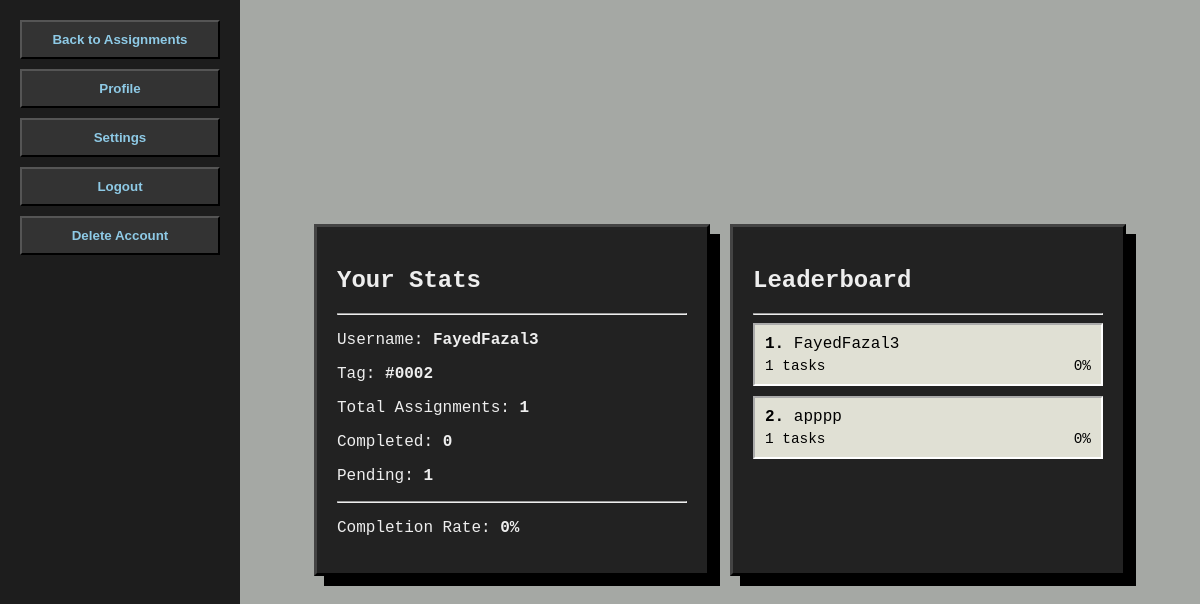
The page /stats (signed in) on the database as committed earlier.
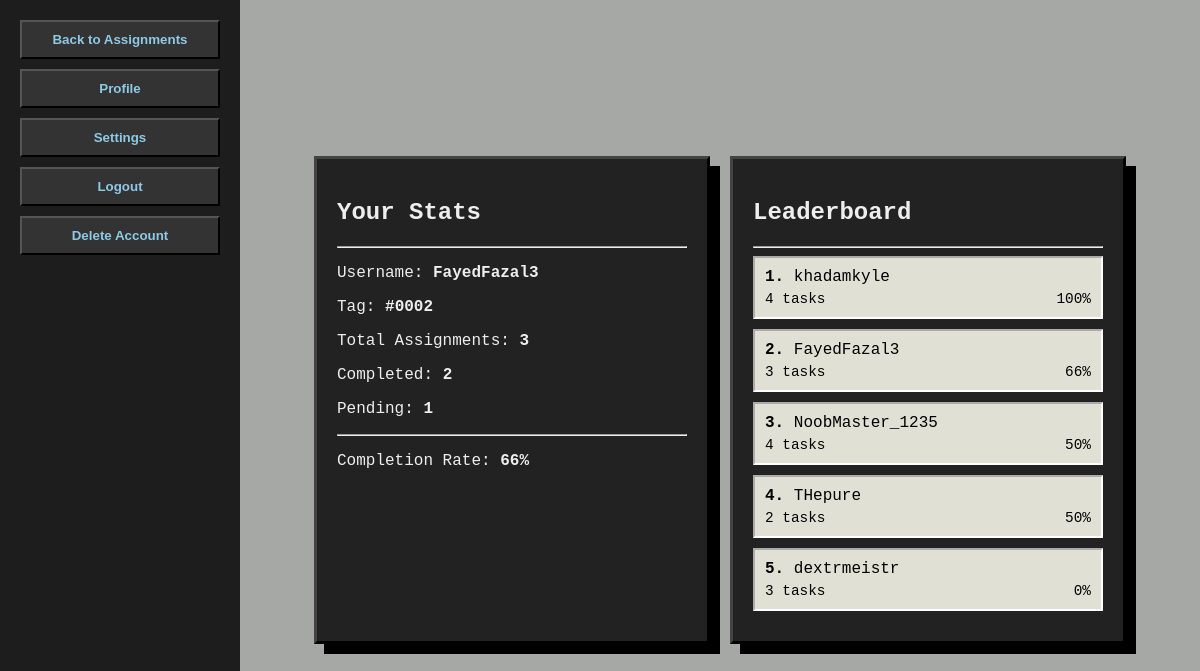
The same page on the database as committed later.
### tables this page shows
CREATE TABLE users (
                id INTEGER PRIMARY KEY AUTOINCREMENT,
                username TEXT UNIQUE NOT NULL,
                tag TEXT UNIQUE NOT NULL,
                pfp_url TEXT NOT NULL,
                dark_mode INTEGER NOT NULL DEFAULT 0
            );

### app.py (the view)
@app.route('/stats')
def stats():
    user = get_current_user()
    if not user:
        return redirect(url_for('login'))
    total, completed = count_assignments(user['id'])
    pending = total - completed
    percent = int((completed / total) * 100) if total else 0
    leaderboard = get_leaderboard()
    return render_template(
        'stats.html',
        user=user,
        total=total,
        completed=completed,
        pending=pending,
        percent=percent,
        leaderboard=leaderboard,
    )

### app.py (called while the page is built)
def get_db():
    conn = sqlite3.connect(app.config['DATABASE'])
    conn.row_factory = sqlite3.Row
    return conn

def init_db():
    with get_db() as conn:
        conn.execute(
            '''
            CREATE TABLE IF NOT EXISTS users (
                id INTEGER PRIMARY KEY AUTOINCREMENT,
                username TEXT UNIQUE NOT NULL,
                tag TEXT UNIQUE NOT NULL,
                pfp_url TEXT NOT NULL,
                dark_mode INTEGER NOT NULL DEFAULT 0
            )
            '''
        )
        conn.execute(
            '''
            CREATE TABLE IF NOT EXISTS assignments (
                id INTEGER PRIMARY KEY AUTOINCREMENT,
                user_id INTEGER NOT NULL,
                task TEXT NOT NULL,
                due TEXT NOT NULL,
                difficulty TEXT NOT NULL,
                completed INTEGER NOT NULL DEFAULT 0,
                FOREIGN KEY(user_id) REFERENCES users(id)
            )
            '''
        )

@app.before_request
def setup_database():
    init_db()

def get_user_by_id(user_id):
    if not user_id:
        return None
    row = get_db().execute('SELECT * FROM users WHERE id = ?', (user_id,)).fetchone()
    return dict(row) if row else None

def get_current_user():
    return get_user_by_id(session.get('user_id'))

def count_assignments(user_id):
    db = get_db()
    total = db.execute('SELECT COUNT(*) FROM assignments WHERE user_id = ?', (user_id,)).fetchone()[0]
    completed = db.execute(
        'SELECT COUNT(*) FROM assignments WHERE user_id = ? AND completed = 1', (user_id,)
    ).fetchone()[0]
    return total, completed

### templates/stats.html (shortened to what this page needs)
<!DOCTYPE html>
<html>
<head>
    <link rel="stylesheet" href="{{ url_for('static', filename='style.css') }}">
</head>
<body class="{{ 'dark' if user and user.dark_mode else '' }}">
    <nav>
        <ul>
            <li><button><a href="{{ url_for('home') }}">Back to Assignments</a></button></li>
            <li><button><a href="{{ url_for('profile') }}">Profile</a></button></li>
            <li><button><a href="{{ url_for('settings') }}">Settings</a></button></li>
            <li><button><a href="{{ url_for('logout') }}">Logout</a></button></li>
            <li><button><a href="{{ url_for('delete_account') }}">Delete Account</a></button></li>
        </ul>
    </nav>
    <main>
        <div class="stats-grid">
            <div class="profile-card">
                <h2>Your Stats</h2>
                <hr>
                <p>Username: <strong>{{ user.username }}</strong></p>
                <p>Tag: <strong>#{{ user.tag }}</strong></p>
                <p>Total Assignments: <strong>{{ total }}</strong></p>
                <p>Completed: <strong>{{ completed }}</strong></p>
                <p>Pending: <strong>{{ pending }}</strong></p>
                <hr>
                <p>Completion Rate: <strong>{{ percent }}%</strong></p>
            </div>
            <div class="profile-card leaderboard-card">
                <h2>Leaderboard</h2>
                <hr>
                <ol class="leaderboard-list">
                    {% for row in leaderboard %}
                    <li>
                        <strong>{{ loop.index }}.</strong>
                        {{ row.username }}
                        <div class="leaderboard-meta">
                            <span>{{ row.total_assignments }} tasks</span>
                            <span>{{ row.completion_rate }}%</span>
                        </div>
                    </li>
                    {% endfor %}
                </ol>
            </div>
        </div>
    </main>
</body>
</html>

### static/style.css (style rules this page uses)
a:link { color: black; text-decoration: none; font-family:Verdana, Geneva, Tahoma, sans-serif; }
body { color: rgb(0, 0, 0); display: flex; min-height: 100vh; margin: 0; }
.profile-card { background: #a7b9a3; border: 3px outset #777b76; padding: 20px; width: 350px; margin: 20px auto; font-family: 'Courier New', monospace; box-shadow: 10px 10px 0px #000; }
main { flex: 1; background-color: #a5a8a4; display: flex; flex-direction: column; justify-content: center; align-items: center; }
.stats-grid { display: flex; flex-wrap: wrap; justify-content: center; gap: 20px; }
.leaderboard-card { min-width: 350px; }
.leaderboard-list { list-style: none; padding: 0; margin: 0; }
.leaderboard-list li { background: #e0e0d4; border: 2px inset #fff; padding: 10px; margin-bottom: 10px; }
.leaderboard-meta { display: flex; justify-content: space-between; font-size: 0.9rem; margin-top: 5px; }
button { background: #86a57d; border: 2px outset #83997d90; cursor: pointer; padding: 5px 10px; font-weight: bold; }
nav { width: 200px; background: #b4baa6; padding: 20px; display: flex; flex-direction: column; }
nav ul { list-style-type: none; padding: 0; margin: 0; display: flex; flex-direction: column; gap: 10px; }
nav li { display: flex; }
nav button { width: 100%; padding: 10px; }
body.dark { background: #3a3a3c; color: #ffffff; }
body.dark a:link, body.dark a:visited { color: #8ecae6; }
body.dark .profile-card { background: #222; border-color: #444; color: #eee; }
body.dark nav { background: #1d1d1d; }
body.dark button { background: #333; color: #fff; border-color: #555; }
body.dark .leaderboard-list li { color: #000; }

Rows that differ between the two databases and show on the page:
changed users "FayedFazal3": total_assignments "1" → "3"; completion_rate "0" → "66"
changed users: username "apppp" → "khadamkyle"; total_assignments "1" → "4"; completion_rate "0" → "100"; moves up the list
added users: username "NoobMaster_1235", total_assignments "4", completion_rate "50"
added users: username "THepure", total_assignments "2", completion_rate "50"
added users: username "dextrmeistr", total_assignments "3", completion_rate "0"
Other text that changed with them:
{{ total }}: "1" → "3"
{{ completed }}: "0" → "2"
{{ percent }}: "0" → "66"
